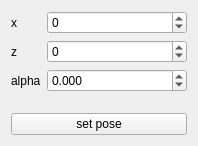
<?xml version="1.0" encoding="UTF-8"?>
<ui version="4.0">
 <class>guiDlg</class>
 <widget class="QWidget" name="guiDlg">
  <property name="geometry">
   <rect>
    <x>0</x>
    <y>0</y>
    <width>198</width>
    <height>146</height>
   </rect>
  </property>
  <property name="windowTitle">
   <string>init localization</string>
  </property>
  <layout class="QVBoxLayout" name="verticalLayout">
   <item>
    <layout class="QFormLayout" name="formLayout">
     <item row="0" column="1">
      <widget class="QSpinBox" name="xw">
       <property name="minimum">
        <number>-50000</number>
       </property>
       <property name="maximum">
        <number>50000</number>
       </property>
       <property name="singleStep">
        <number>10</number>
       </property>
      </widget>
     </item>
     <item row="1" column="1">
      <widget class="QSpinBox" name="zw">
       <property name="minimum">
        <number>-50000</number>
       </property>
       <property name="maximum">
        <number>50000</number>
       </property>
       <property name="singleStep">
        <number>10</number>
       </property>
      </widget>
     </item>
     <item row="0" column="0">
      <widget class="QLabel" name="label">
       <property name="text">
        <string>x</string>
       </property>
      </widget>
     </item>
     <item row="1" column="0">
      <widget class="QLabel" name="label_3">
       <property name="text">
        <string>z</string>
       </property>
      </widget>
     </item>
     <item row="2" column="0">
      <widget class="QLabel" name="label_2">
       <property name="text">
        <string>alpha</string>
       </property>
      </widget>
     </item>
     <item row="2" column="1">
      <widget class="QDoubleSpinBox" name="aw">
       <property name="decimals">
        <number>3</number>
       </property>
       <property name="minimum">
        <double>-10.000000000000000</double>
       </property>
       <property name="maximum">
        <double>10.000000000000000</double>
       </property>
      </widget>
     </item>
    </layout>
   </item>
   <item>
    <widget class="QPushButton" name="button">
     <property name="text">
      <string>set pose</string>
     </property>
    </widget>
   </item>
  </layout>
 </widget>
 <resources/>
 <connections/>
</ui>
